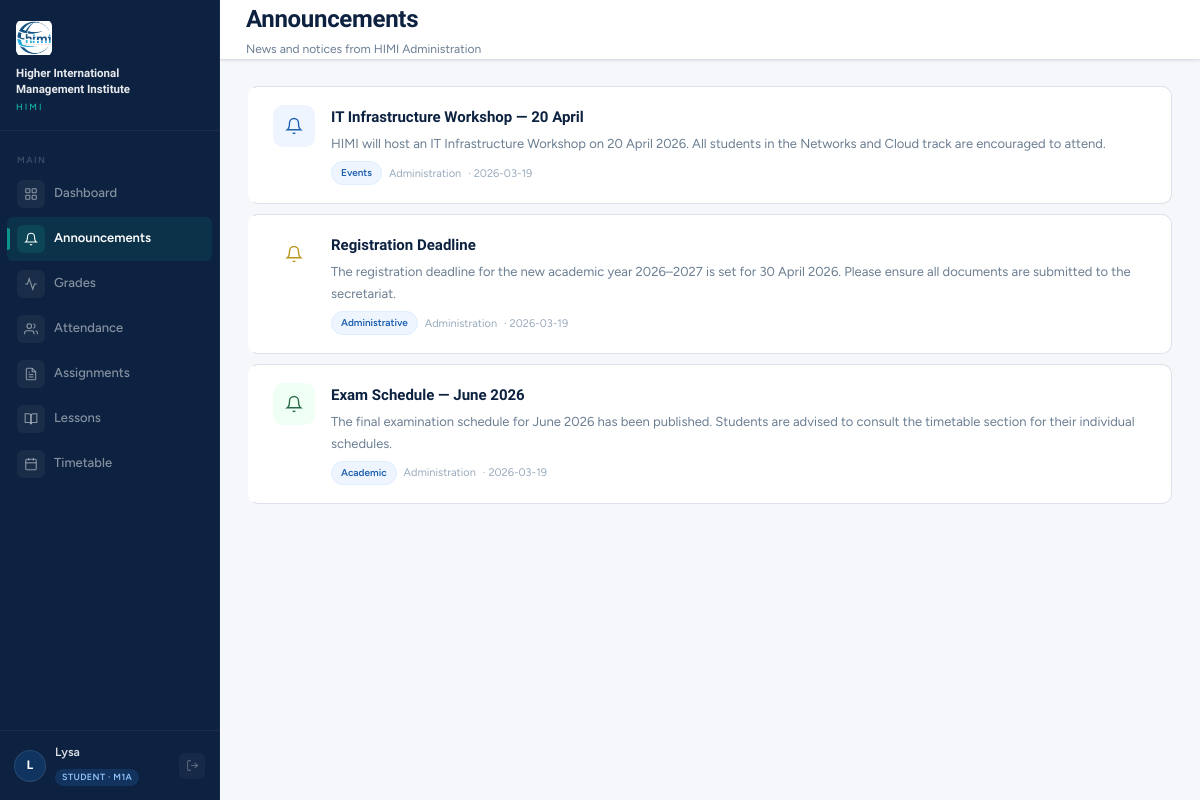
Page /announcements (signed in) on the committed database.
### tables this page shows
CREATE TABLE users (
        id INTEGER PRIMARY KEY AUTOINCREMENT,
        username TEXT UNIQUE NOT NULL,
        password TEXT NOT NULL,
        full_name TEXT NOT NULL,
        role TEXT NOT NULL,
        class_group TEXT,
        subject TEXT,
        created_at TEXT DEFAULT (datetime('now'))
    );

CREATE TABLE announcements (
        id INTEGER PRIMARY KEY AUTOINCREMENT,
        title TEXT NOT NULL,
        body TEXT NOT NULL,
        author TEXT NOT NULL,
        tag TEXT DEFAULT 'General',
        created_by INTEGER,
        created_at TEXT DEFAULT (datetime('now'))
    );

### app.py (the view)
@app.route("/announcements")
@login_required
def announcements():
    conn = get_db()
    anns = conn.execute("SELECT * FROM announcements ORDER BY id DESC").fetchall()
    conn.close()
    return render_template("announcements.html", page="announcements", announcements=anns)

### app.py (called while the page is built)
def get_db():
    conn = sqlite3.connect(DB)
    conn.row_factory = sqlite3.Row
    return conn

def login_required(f):
    @wraps(f)
    def decorated(*args, **kwargs):
        if "user_id" not in session:
            return redirect(url_for("login"))
        return f(*args, **kwargs)
    return decorated

def current_user():
    if "user_id" not in session: return None
    conn = get_db()
    u = conn.execute("SELECT * FROM users WHERE id=?", (session["user_id"],)).fetchone()
    conn.close(); return u

### templates/announcements.html (shortened to what this page needs)
{% extends "base.html" %}
{% set u = current_user() %}
{% block page_title %}Announcements{% endblock %}
{% block subtitle %}News and notices from HIMI Administration{% endblock %}
{% block content %}
{% for a in announcements %}
<div class="ann-card">
  <div class="ann-icon-box {% if loop.index%3==0 %}aib-green{% elif loop.index%2==0 %}aib-gold{% else %}aib-blue{% endif %}">
    <svg viewBox="0 0 24 24" stroke="{% if loop.index%3==0 %}#276749{% elif loop.index%2==0 %}#B8941C{% else %}#1E5FAD{% endif %}">
      <path d="M18 8A6 6 0 0 0 6 8c0 7-3 9-3 9h18s-3-2-3-9"/><path d="M13.73 21a2 2 0 0 1-3.46 0"/>
    </svg>
  </div>
  <div style="flex:1;">
    <div class="ann-title">{{ a['title'] }}</div>
    <div class="ann-body">{{ a['body'] }}</div>
    <div class="ann-meta">
      <span class="badge b-blue" style="font-size:10px;">{{ a['tag'] }}</span>
      <span>{{ a['author'] }}</span>
      {% if a['created_at'] %}<span>· {{ a['created_at'][:10] }}</span>{% endif %}
    </div>
  </div>
</div>
{% endfor %}
{% endblock %}

### templates/base.html (shortened to what this page needs)
<!DOCTYPE html>
<html lang="en">
<head>
<link rel="stylesheet" href="/static/css/style.css">
</head>
<body>
{% set u = current_user() %}
<div class="app-shell">
<aside class="sidebar">
  <div class="sb-brand">
    <div class="sb-brand-logo" style="border:none;background:none;overflow:hidden;">
      <img src="/static/logo.png" style="width:38px;height:38px;object-fit:contain;">
    </div>
    <div class="sb-brand-name">Higher International<br>Management Institute</div>
    <div class="sb-brand-abbr">HIMI</div>
  </div>
  <nav class="sb-nav">
    <div class="sb-section">Main</div>
    <a href="/dashboard" class="sb-link {% if page=='dashboard' %}active{% endif %}">
      <span class="sb-icon">
        <svg viewBox="0 0 24 24"><rect x="3" y="3" width="7" height="7" rx="1"/><rect x="14" y="3" width="7" height="7" rx="1"/><rect x="3" y="14" width="7" height="7" rx="1"/><rect x="14" y="14" width="7" height="7" rx="1"/></svg>
      </span>Dashboard
    </a>
    <a href="/announcements" class="sb-link {% if page=='announcements' %}active{% endif %}">
      <span class="sb-icon">
        <svg viewBox="0 0 24 24"><path d="M18 8A6 6 0 0 0 6 8c0 7-3 9-3 9h18s-3-2-3-9"/><path d="M13.73 21a2 2 0 0 1-3.46 0"/></svg>
      </span>Announcements
    </a>
    <a href="/grades" class="sb-link {% if page=='grades' %}active{% endif %}">
      <span class="sb-icon">
        <svg viewBox="0 0 24 24"><polyline points="22 12 18 12 15 21 9 3 6 12 2 12"/></svg>
      </span>Grades
    </a>
    <a href="/attendance" class="sb-link {% if page=='attendance' %}active{% endif %}">
      <span class="sb-icon">
        <svg viewBox="0 0 24 24"><path d="M17 21v-2a4 4 0 0 0-4-4H5a4 4 0 0 0-4 4v2"/><circle cx="9" cy="7" r="4"/><path d="M23 21v-2a4 4 0 0 0-3-3.87"/><path d="M16 3.13a4 4 0 0 1 0 7.75"/></svg>
      </span>Attendance
    </a>
    <a href="/assignments" class="sb-link {% if page=='assignments' %}active{% endif %}">
      <span class="sb-icon">
        <svg viewBox="0 0 24 24"><path d="M14 2H6a2 2 0 0 0-2 2v16a2 2 0 0 0 2 2h12a2 2 0 0 0 2-2V8z"/><polyline points="14 2 14 8 20 8"/><line x1="16" y1="13" x2="8" y2="13"/><line x1="16" y1="17" x2="8" y2="17"/><polyline points="10 9 9 9 8 9"/></svg>
      </span>Assignments
    </a>
    <a href="/lessons" class="sb-link {% if page=='lessons' %}active{% endif %}">
      <span class="sb-icon">
        <svg viewBox="0 0 24 24"><path d="M2 3h6a4 4 0 0 1 4 4v14a3 3 0 0 0-3-3H2z"/><path d="M22 3h-6a4 4 0 0 0-4 4v14a3 3 0 0 1 3-3h7z"/></svg>
      </span>Lessons
    </a>
    <a href="/timetable" class="sb-link {% if page=='timetable' %}active{% endif %}">
      <span class="sb-icon">
        <svg viewBox="0 0 24 24"><rect x="3" y="4" width="18" height="18" rx="2" ry="2"/><line x1="16" y1="2" x2="16" y2="6"/><line x1="8" y1="2" x2="8" y2="6"/><line x1="3" y1="10" x2="21" y2="10"/></svg>
      </span>Timetable
    </a>
  </nav>
  <div class="sb-user">
    {% if u %}
    <div class="sb-avatar">
      {{ u['full_name'][0] }}{{ u['full_name'].split(' ')[-1][0] if ' ' in u['full_name'] else '' }}
    </div>
    <div style="flex:1;min-width:0;">
      <div class="sb-user-name">{{ u['full_name'] }}</div>
      <span class="sb-role-chip rc-{{ u['role'] }}">
        {% if u['role']=='student' %}Student{% elif u['role']=='teacher' %}Teacher{% else %}Administrator{% endif %}
        {% if u['class_group'] %} · {{ u['class_group'] }}{% endif %}
      </span>
    </div>
    <a href="/logout" class="sb-logout" title="Sign out">
      <svg viewBox="0 0 24 24"><path d="M9 21H5a2 2 0 0 1-2-2V5a2 2 0 0 1 2-2h4"/><polyline points="16 17 21 12 16 7"/><line x1="21" y1="12" x2="9" y2="12"/></svg>
    </a>
    {% endif %}
  </div>
</aside>
<div class="main-area">
  <header class="topbar">
    <div class="tb-left">
      <h1>{% block page_title %}{% endblock %}</h1>
      <div class="tb-breadcrumb">{% block subtitle %}{% endblock %}</div>
    </div>
  </header>
  <main class="page-body">
    {% block content %}{% endblock %}
  </main>
</div>
</div>
</body>
</html>

### rows in the picture
users: full_name "L", full_name "Lysa", class_group "M1A"
announcements: title "IT Infrastructure Workshop — 20 April", body "HIMI will host an IT Infrastructure Workshop on 20 April 2026. All students in the Networks and Cloud track are encouraged to attend.", tag "Events", author "Administration", created_at "2026-03-19"
announcements: title "Registration Deadline", body "The registration deadline for the new academic year 2026–2027 is set for 30 April 2026. Please ensure all documents are submitted to the secretariat.", tag "Administrative", author "Administration", created_at "2026-03-19"
announcements: title "Exam Schedule — June 2026", body "The final examination schedule for June 2026 has been published. Students are advised to consult the timetable section for their individual schedules.", tag "Academic", author "Administration", created_at "2026-03-19"
